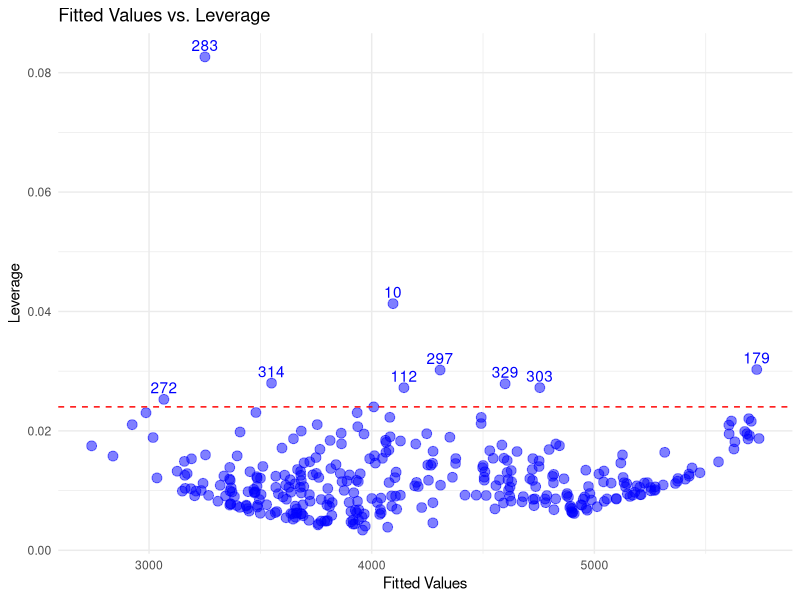

The R script that drew this image:
## ---- chunk 1
knitr::opts_chunk$set(echo = TRUE)
## ---- chunk 2
# Load data
if (!require("palmerpenguins")) install.packages("palmerpenguins")
library(palmerpenguins)


# Display the loaded data
head(penguins)


# Check for missing values
sum(is.na(penguins))
## ---- chunk 3
# Remove rows with missing values
MLR_DATA <- na.omit(penguins)

head(MLR_DATA)
## ---- chunk 4
penguins <- subset(penguins, species == "Adelie")

## ---- chunk 5

y=MLR_DATA$body_mass_g
x1=MLR_DATA$bill_length_mm
x2=MLR_DATA$bill_depth_mm
x3=MLR_DATA$flipper_length_mm


# Fit the multiple linear regression model
model <- lm(y ~ x1 + x2 + x3)

# Display the summary of the model
summary(model)

# Extract coefficients
coefficients <- coef(model)
coefficients
## ---- chunk 6
# Extract the design matrix X
X <- model.matrix(model)[, -1]  # Exclude intercept column

# Calculate (X'X)^(-1)
inverse_XtX <- solve(t(X) %*% X)

# Display the inverse of (X'X)
print(inverse_XtX)
## ---- chunk 7
n = nrow(MLR_DATA)
p = length(coefficients) - 1  # Exclude intercept
q = p - 1

# Assuming you have already fitted the model
model <- lm(y ~ x1 + x2 + x3)

# Extract the residuals
residuals_full <- residuals(model)

# Fit the reduced model by excluding x3
model_reduced <- lm(y ~ x1 + x2, data = MLR_DATA)
residuals_reduced <- residuals(model_reduced)

# Calculate the residual sum of squares for both models
rss_full <- sum(residuals_full^2)
rss_reduced <- sum(residuals_reduced^2)

# Calculate the F-test statistic
f_statistic <- ((rss_reduced - rss_full) / (p - q)) / (rss_full / (n - p))

# Calculate the critical value at alpha = 0.01
critical_value <- qf(0.99, p - q, n - p)

# Print the results
cat("F-test Statistic:", f_statistic, "\n")
cat("Critical Value:", critical_value, "\n")
## ---- chunk 8
# Fit the multiple linear regression model
model <- lm(y ~ x1 + x2 + x3)

# Extract coefficients and standard errors
coef_summary <- summary(model)
beta3_estimate <- coef_summary$coefficients["x3", "Estimate"]
se_beta3 <- coef_summary$coefficients["x3", "Std. Error"]

# Calculate the t-statistic for beta3
t_statistic <- beta3_estimate / se_beta3

# Determine the degrees of freedom
df <- nrow(MLR_DATA) - ncol(model.matrix(model))

# Calculate the p-value
p_value <- 2 * pt(abs(t_statistic), df, lower.tail = FALSE)

# Print the results
cat("T-Test Statistic for beta3:", t_statistic, "\n")
cat("Degrees of Freedom:", df, "\n")
cat("P-Value for beta3:", p_value, "\n")
## ---- chunk 9
library(ggplot2)

# Fit the multiple linear regression model
model <- lm(y ~ x1 + x2 + x3)

# Compute leverage scores
leverage_scores <- hatvalues(model)

# Identify influential points (optional)
influential_points <- which(leverage_scores > 2 * mean(leverage_scores))

# Create a ggplot scatter plot
ggplot(data = data.frame(Fitted = fitted(model), Leverage = leverage_scores)) +
  geom_point(aes(x = Fitted, y = Leverage), color = "blue", shape=19, alpha=0.5, size=3) +
  labs(title = "Fitted Values vs. Leverage",
       x = "Fitted Values", y = "Leverage") +
  geom_hline(yintercept = 2 * mean(leverage_scores), linetype = "dashed", color = "red") +
  geom_text(data = data.frame(Fitted = fitted(model)[influential_points], 
                              Leverage = leverage_scores[influential_points],
                              Labels = influential_points),
            aes(x = Fitted, y = Leverage, label = Labels), 
            color = "blue", vjust = -0.5) +
  theme_minimal()
## ---- chunk 10
# Fit the multiple linear regression model
model <- lm(y ~ x1 + x2 + x3)

# Compute leverage scores
leverage_scores <- hatvalues(model)

# Display the leverage scores for the first and second observations
leverage_first_observation <- leverage_scores[1]
leverage_second_observation <- leverage_scores[2]

cat("Leverage Score for the First Observation:", leverage_first_observation, "\n")
cat("Leverage Score for the Second Observation:", leverage_second_observation, "\n")
## ---- chunk 11
# New data point
new_data <- data.frame(x1 = 40, x2 = 18, x3 = 195)

# Predict the y value for the new data point
predicted_y <- predict(model, newdata = new_data, interval = "confidence")

# Print the predicted y value and its 95% confidence interval
cat("Predicted y Value:", predicted_y[1], "\n")
cat("95% Confidence Interval:", predicted_y[2], "to", predicted_y[3], "\n")
